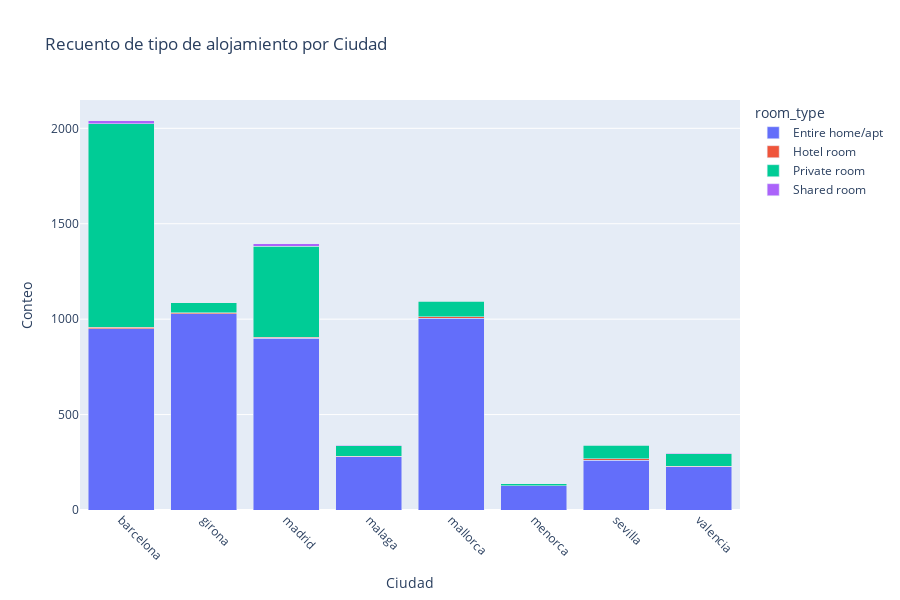

The notebook cell saved with this chart:
### Markdown cell above
### Recuento de tipo de alojamiento por ciudad

### Code cell
# Agrupar por 'city' y 'room_type' para obtener el conteo
room_city_count = df_op.groupby(['city', 'room_type']).size().reset_index(name='count')

# Crear el gráfico de barras apiladas
fig = px.bar(room_city_count, x='city', y='count', color='room_type', 
             title='Recuento de tipo de alojamiento por Ciudad', 
             labels={'city': 'City'}, 
             height=600, barmode='stack')

# Configurar el gráfico
fig.update_layout(xaxis_title='Ciudad', yaxis_title='Conteo', xaxis_tickangle=45)

fig.show()

### Figure 1 — Plotly figure (JSON) as saved in the notebook; plotly's stock layout.template omitted (floating-point values rounded to 4 significant figures)
{"data": [{"hovertemplate": "room_type=Entire home/apt<br>City=%{x}<br>count=%{y}<extra></extra>", "legendgroup": "Entire home/apt", "marker": {"color": "#636efa", "pattern": {"shape": ""}}, "name": "Entire home/apt", "orientation": "v", "showlegend": true, "textposition": "auto", "type": "bar", "x": ["barcelona", "girona", "madrid", "malaga", "mallorca", "menorca", "sevilla", "valencia"], "xaxis": "x", "y": [950, 1029, 901, 278, 1006, 128, 262, 226], "yaxis": "y"}, {"hovertemplate": "room_type=Hotel room<br>City=%{x}<br>count=%{y}<extra></extra>", "legendgroup": "Hotel room", "marker": {"color": "#EF553B", "pattern": {"shape": ""}}, "name": "Hotel room", "orientation": "v", "showlegend": true, "textposition": "auto", "type": "bar", "x": ["barcelona", "girona", "madrid", "malaga", "mallorca", "sevilla", "valencia"], "xaxis": "x", "y": [7, 4, 5, 3, 7, 7, 2], "yaxis": "y"}, {"hovertemplate": "room_type=Private room<br>City=%{x}<br>count=%{y}<extra></extra>", "legendgroup": "Private room", "marker": {"color": "#00cc96", "pattern": {"shape": ""}}, "name": "Private room", "orientation": "v", "showlegend": true, "textposition": "auto", "type": "bar", "x": ["barcelona", "girona", "madrid", "malaga", "mallorca", "menorca", "sevilla", "valencia"], "xaxis": "x", "y": [1066, 52, 475, 55, 80, 10, 71, 66], "yaxis": "y"}, {"hovertemplate": "room_type=Shared room<br>City=%{x}<br>count=%{y}<extra></extra>", "legendgroup": "Shared room", "marker": {"color": "#ab63fa", "pattern": {"shape": ""}}, "name": "Shared room", "orientation": "v", "showlegend": true, "textposition": "auto", "type": "bar", "x": ["barcelona", "madrid", "malaga", "mallorca", "sevilla", "valencia"], "xaxis": "x", "y": [18, 15, 3, 3, 1, 3], "yaxis": "y"}], "layout": {"barmode": "stack", "height": 600, "legend": {"title": {"text": "room_type"}, "tracegroupgap": 0}, "title": {"text": "Recuento de tipo de alojamiento por Ciudad"}, "xaxis": {"anchor": "y", "domain": [0, 1], "tickangle": 45, "title": {"text": "Ciudad"}}, "yaxis": {"anchor": "x", "domain": [0, 1], "title": {"text": "Conteo"}}}}
